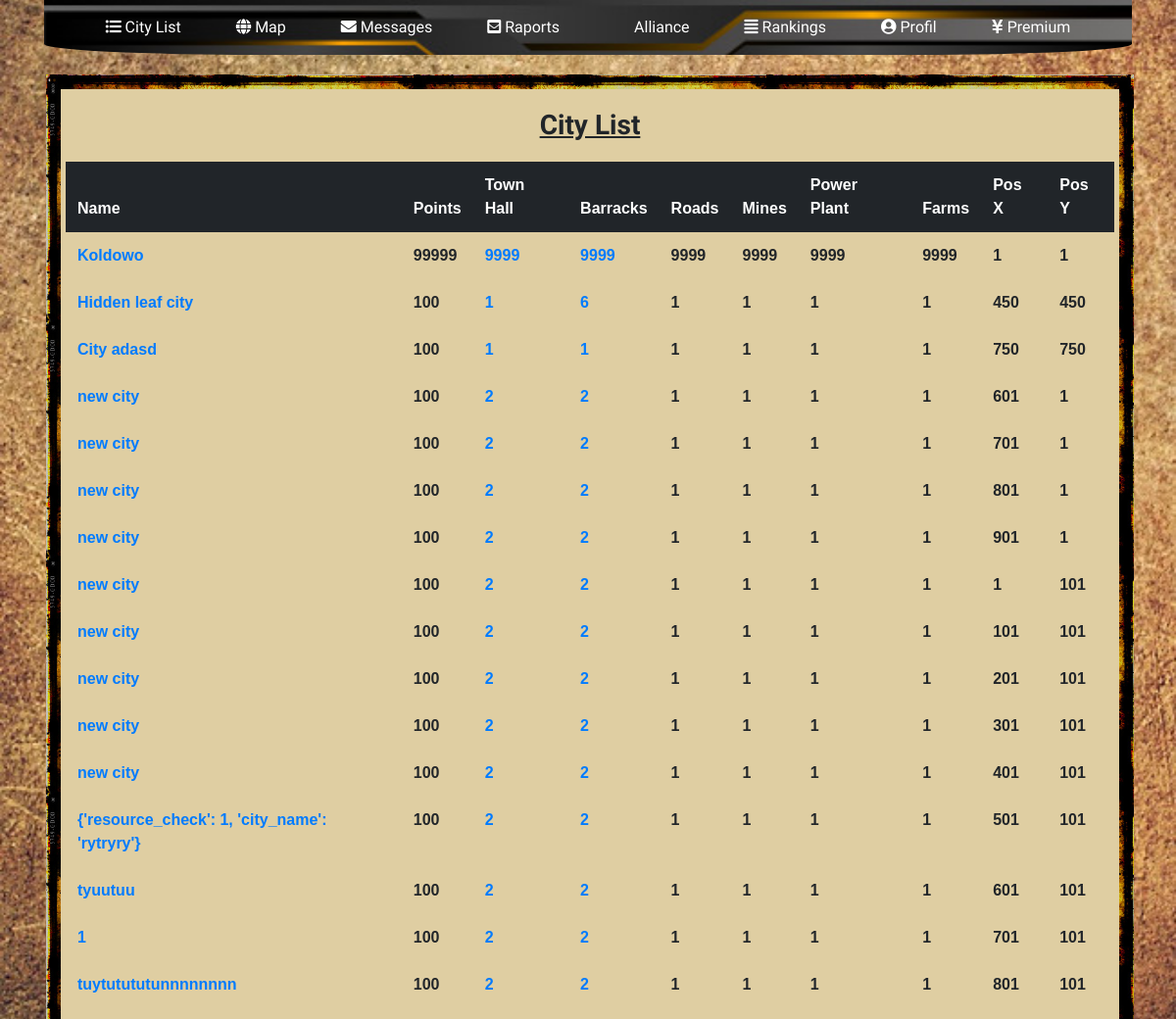
The page /miasto/city_list/ (signed in) on the database as committed earlier.
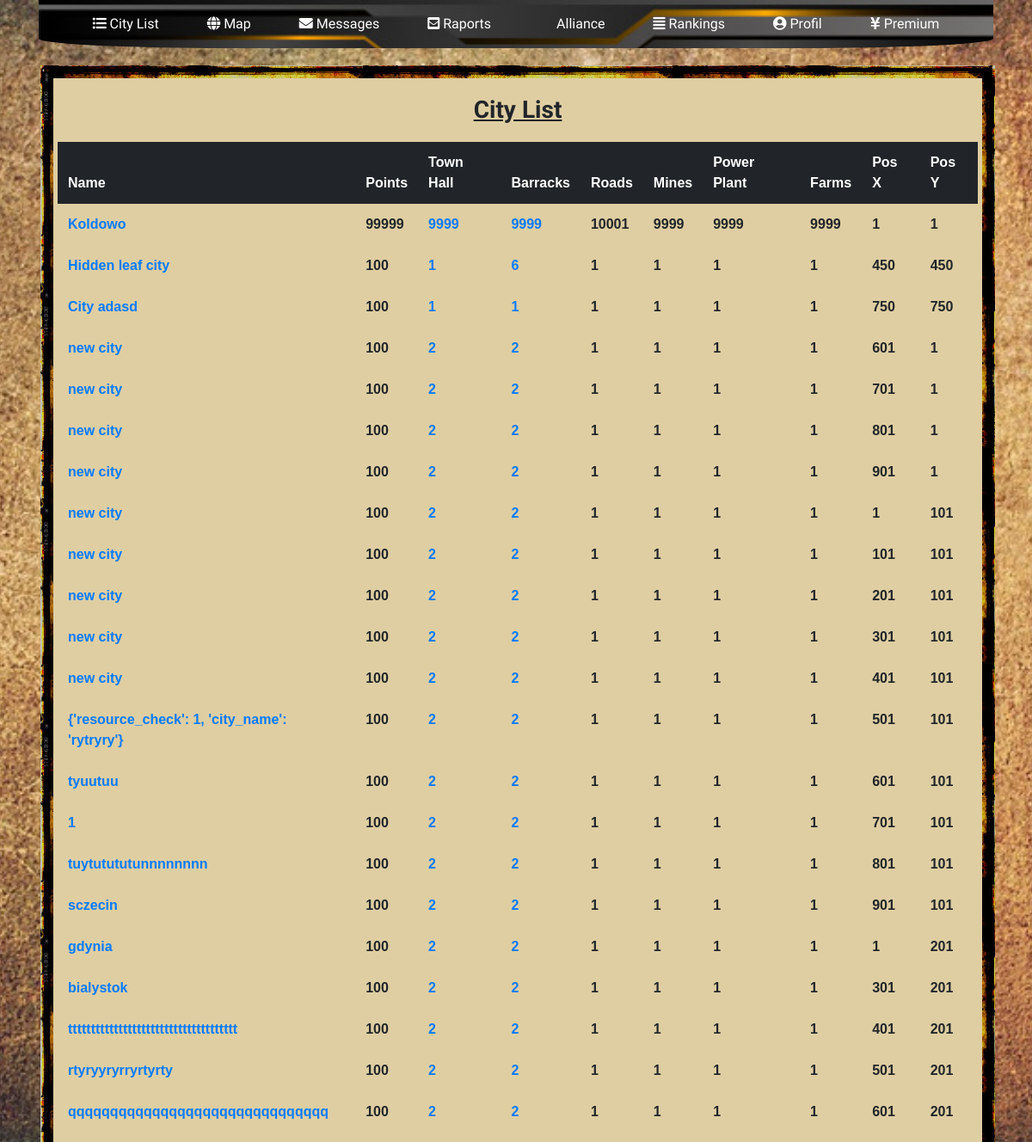
The same page on the database as committed later.
### cityMap/models.py (models this page shows, shortened)
class CityOwned(models.Model):
    city_owner = models.ForeignKey('auth.User', on_delete=models.CASCADE)
    city_name = models.CharField(max_length=100, default="City")
    is_capital = models.BooleanField(default=False)
    pos_x = models.IntegerField(default=1)
    pos_y = models.IntegerField(default=1)
    server = models.ForeignKey(Server, on_delete=models.CASCADE, blank=True, null=True)
    town_hall = models.IntegerField(default=1)
    barracks = models.IntegerField(default=1)
    roads = models.IntegerField(default=1)
    mines = models.IntegerField(default=1)
    power_plant = models.IntegerField(default=1)
    farms = models.IntegerField(default=1)
    housing = models.IntegerField(default=1)
    infantry = models.IntegerField(default=0)
    hinfantry = models.IntegerField(default=0)
    planes = models.IntegerField(default=0)
    ltanks = models.IntegerField(default=0)
    htanks = models.IntegerField(default=0)
    motorized = models.IntegerField(default=0)
    food = models.IntegerField(default=0)
    electricity = models.IntegerField(default=0)
    ore = models.IntegerField(default=0)
    population = models.IntegerField(default=100)
    points = models.IntegerField(default=100)

### cityMap/views.py (the view)
# urls.py: path('city_list/', views.main_page_city_list, name='main_page_city_list'),
@login_required(login_url='../../../../../../../')
def main_page_city_list(request):
    user = request.user
    city_list = CityOwned.objects.filter(city_owner=user.id)
    return render(request, 'indexCityList.html', {'city_list': city_list})

### cityMap/templates/indexCityList.html
{% extends 'cityList.html' %}
{% block cityListPanel %}
<div style="width: 1110px">
    <div class="row col-lg-12 cityListPanel">
        <h3 class="h3 custom-center font-weight-bold"><u>City List
        </u></h3>
        <table class="table table-hover table-borderless">
            <thead class="thead-dark">
            <tr>
                <th scope="col">Name</th>
                <th scope="col">Points</th>
                <th scope="col">Town Hall</th>
                <th scope="col">Barracks</th>
                <th scope="col">Roads</th>
                <th scope="col">Mines</th>
                <th scope="col">Power Plant</th>
                <th scope="col">Farms</th>
                <th scope="col">Pos X</th>
                <th scope="col">Pos Y</th>
            </tr>
            </thead>
            <tbody>
            {% for city in city_list %}
            <tr>
                <td><a href='../{{ city.id }}'>{{ city.city_name }}</a></td>
                <td>{{ city.points }}</td>
                <td><a href='../{{ city.id }}/rozbudowa'>{{ city.town_hall }}</a></td>
                <td><a href='../{{ city.id }}/rekrutacja'>{{ city.barracks }}</a></td>
                <td>{{ city.roads }}</td>
                <td>{{ city.mines }}</td>
                <td>{{ city.power_plant }}</td>
                <td>{{ city.farms }}</td>
                <td>{{ city.pos_x }}</td>
                <td>{{ city.pos_y }}</td>
            </tr>
            {% endfor %}
            </tbody>
        </table>
    </div>
</div>
{% endblock %}

### cityMap/templates/cityList.html (shortened to what this page needs)
<!doctype html>
<html lang="en">
<head>
    {% load static %}
    <link rel="stylesheet" href="https://stackpath.bootstrapcdn.com/bootstrap/4.1.3/css/bootstrap.min.css"
>
    <link rel="stylesheet" href="https://use.fontawesome.com/releases/v5.5.0/css/all.css"
>
    <link rel="stylesheet" href="{% static 'cityMap/cityListCss.css' %}">
</head>
<body>
<div class="container">
    <nav class="navbar navbar-expand-lg navbar-dark center">
        <div class="custom-center">
            <div class="collapse navbar-collapse" id="navbarNav">
                <ul class="navbar-nav">
                    <li class="nav-item active">
                        <a class="nav-link" href=""><i class="fa fa-list-ul"></i> City List</a>
                    </li>
                    <li class="nav-item active">
                        <a class="nav-link" href="../../mapa/"><i class="fa fa-globe"></i> Map</a>
                    </li>
                    <li class="nav-item active">
                        <a class="nav-link" href="../../wiadomosci/"><i class="fa fa-envelope"></i> Messages</a>
                    </li>
                    <li class="nav-item active">
                        <a class="nav-link" href="../raporty/"><i class="fa fa-envelope-square"></i> Raports</a>
                    </li>
                    <li class="nav-item active">
                        <a class="nav-link" href="../sojusz/"><i class="fa fa-rebel"></i> Alliance</a>
                    </li>
                    <li class="nav-item active">
                        <a class="nav-link" href="../rankingi/"><i class="fa fa-align-justify"></i> Rankings</a>
                    </li>
                    <li class="nav-item active">
                        <a class="nav-link" href="../profil/"><i class="fa fa-user-circle"></i> Profil</a>
                    </li>
                    <li class="nav-item active">
                        <a class="nav-link" href="../premium/"><i class="fas fa-yen-sign"></i> Premium</a>
                    </li>
                </ul>
            </div>
        </div>
    </nav>
</div>
<div class="container">
    {% block cityListPanel %}{% endblock %}
</div>
</body>
</html>

### cityMap/static/cityMap/cityListCss.css (style rules this page uses)
body { background: url('../cityMap/assets/yellowBackground2.png') no-repeat center center fixed; background-size: cover; }
nav { background: url('../cityMap/assets/yellowBackground3.png'); background-size: 100%; border-bottom-left-radius: 20%; border-bottom-right-radius: 20%; font-family: 'Lobster'; }
.custom-center { margin: auto; }
nav li { margin-left: 20px; margin-right: 20px; }
.cityListPanel { background-color: rgb(223, 206, 162); border: 15px solid transparent; border-image: url('../cityMap/assets/border8.png') 30 round; margin-left: 2px; margin-top: 20px; padding: 10px 5px; }
.cityListPanel h3 { font-family: 'Lobster'; margin-top: 10px; margin-bottom: 20px; }
th, td { border-top: none; font-weight: bold; }
table { font-family: arial, sans-serif; }

Rows that differ between the two databases and show on the page:
changed CityOwned "Koldowo": roads "9999" → "10001"
added CityOwned: city_name "sczecin", points "100", town_hall "2", barracks "2", roads "1", mines "1", power_plant "1", farms "1", pos_x "901", pos_y "101"
added CityOwned: city_name "gdynia", points "100", town_hall "2", barracks "2", roads "1", mines "1", power_plant "1", farms "1", pos_x "1", pos_y "201"
added CityOwned: city_name "bialystok", points "100", town_hall "2", barracks "2", roads "1", mines "1", power_plant "1", farms "1", pos_x "301", pos_y "201"
added CityOwned: city_name "ttttttttttttttttttttttttttttttttttttt", points "100", town_hall "2", barracks "2", roads "1", mines "1", power_plant "1", farms "1", pos_x "401", pos_y "201"
added CityOwned: city_name "rtyryyryrryrtyrty", points "100", town_hall "2", barracks "2", roads "1", mines "1", power_plant "1", farms "1", pos_x "501", pos_y "201"
added CityOwned: city_name "qqqqqqqqqqqqqqqqqqqqqqqqqqqqqqq", points "100", town_hall "2", barracks "2", roads "1", mines "1", power_plant "1", farms "1", pos_x "601", pos_y "201"
